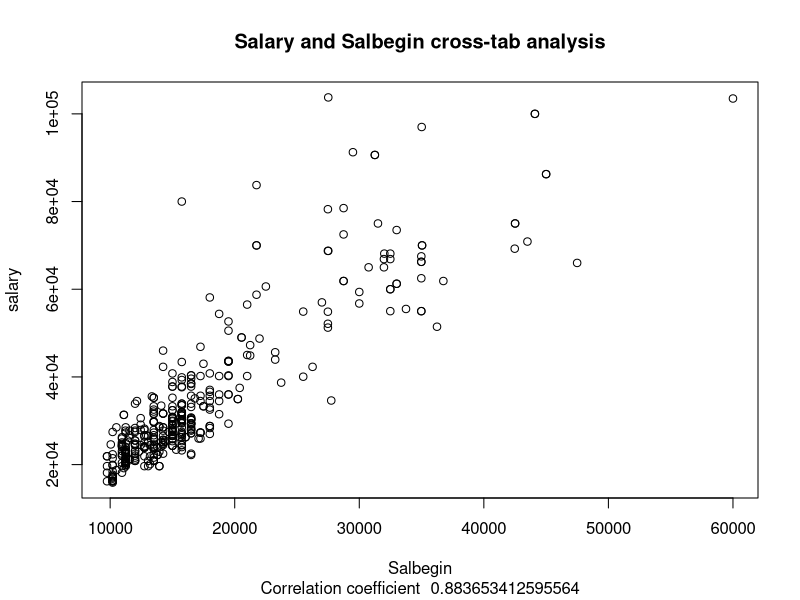
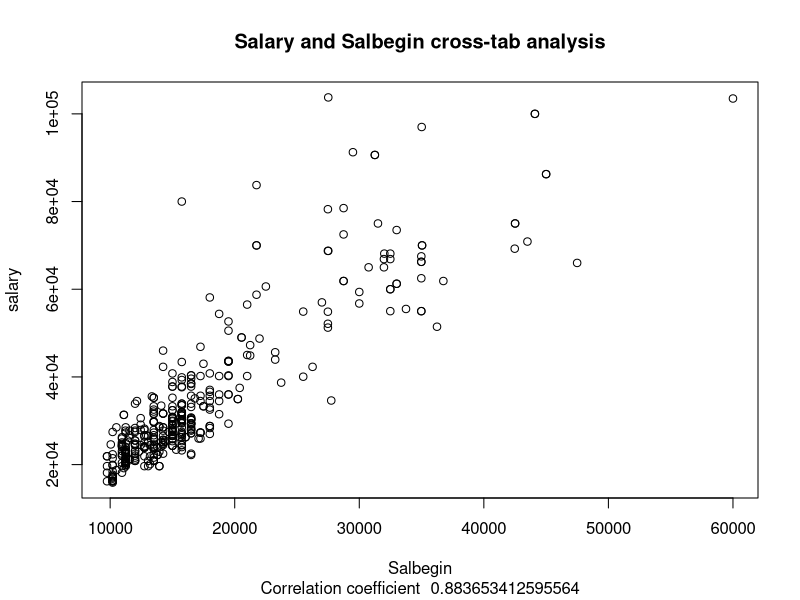

These figures' R source, in order: (Note: this script raises an error after producing the figures.)
##Opening Wages
setwd("C:/Users/Alina-Ioana/Desktop/R/7")
wages=read.csv("Wages.csv")
View(wages)

##Plotting on scatter plot and computing correlaion
correlation=cor(wages$salary, wages$salbegin)
correlation
plot(wages$salbegin, wages$salary, main="Salary and Salbegin cross-tab analysis", xlab="Salbegin", ylab="salary", sub=paste("Correlation coefficient ",correlation))

##Saving as png
png("Cross-tab Analysis.png")
  plot(wages$salbegin, wages$salary, main="Salary and Salbegin cross-tab analysis", xlab="Salbegin", ylab="salary", sub=paste("Correlation coefficient ",correlation))
dev.off()

##Conditional statements to print corrrelation, function
statements=function(x,y,z){
  correlation=cor(x,y)
  if (correlation>0 && correlation>0.7){
    interpretation=(paste0("The correlation coefficient is ", correlation, " so it is a high positive corrrelation between ", z[1]," and ", z[2]))
  }
  
  if (correlation>0 && correlation<0.7 && correlation>0.3){
    interpretation=(paste0("The correlation coefficient is ", correlation, " so it is a medium positive corrrelation between ", z[1]," and ", z[2]))
  }
  
  if (correlation>0 && correlation<0.3){
    interpretation=(paste0("The correlation coefficient is ", correlation, " so it is a low positive corrrelation between ", z[1]," and ", z[2]))
  }
  
  if (correlation<0 && abs(correlation)>0.7){
    interpretation=(paste0("The correlation coefficient is ", correlation, " so it is a high negative corrrelation between ", z[1]," and ", z[2]))
  }
  
  if (correlation<0 && abs(correlation)<0.7 && abs(correlation)>0.3){
    interpretation=(paste0("The correlation coefficient is ", correlation, " so it is a medium negative corrrelation between ", z[1]," and ", z[2]))
  }
  
  if (correlation<0 && abs(correlation)<0.3){
    interpretation=(paste0("The correlation coefficient is ", correlation, " so it is a low negative corrrelation between ", z[1]," and ", z[2]))
  }
  
  if (correlation==0){
    interpretation=(paste0("The correlation coefficient is ", correlation, " so there is no correlation between ", z[1]," and ", z[2]))
  }
  
  print(interpretation)
}

statements(wages$salary,wages$salbegin,c("salary","salbegin"))

##Matrix and csv file
matrix=matrix(data=NA,nrow=1,ncol=2)
colnames(matrix)=c("Correlation","Interpretation")
matrix[1,1]=correlation
matrix[1,2]=interpretation
View(matrix) 
write.csv(matrix,"Matrix.csv")